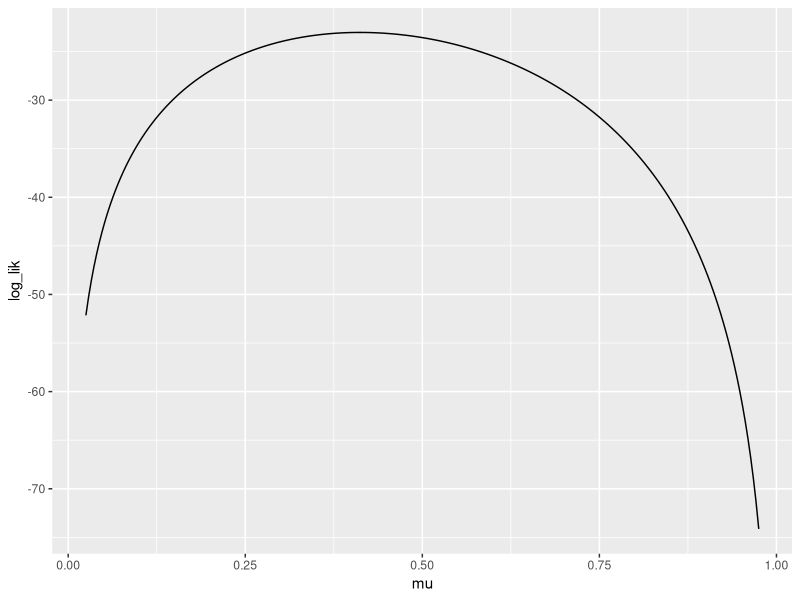
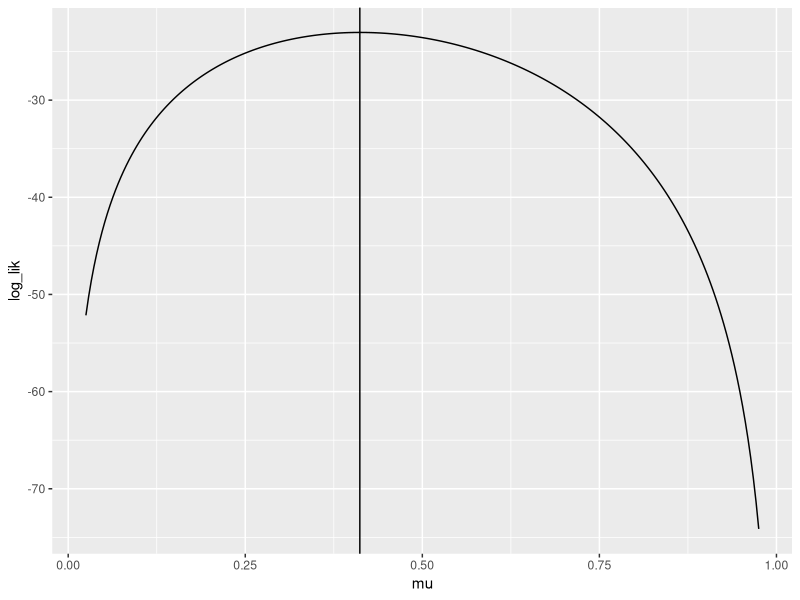
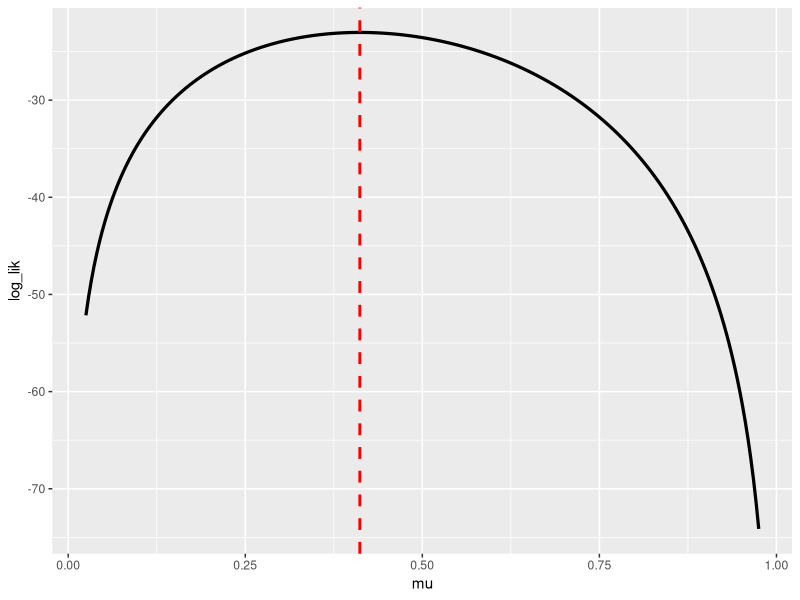
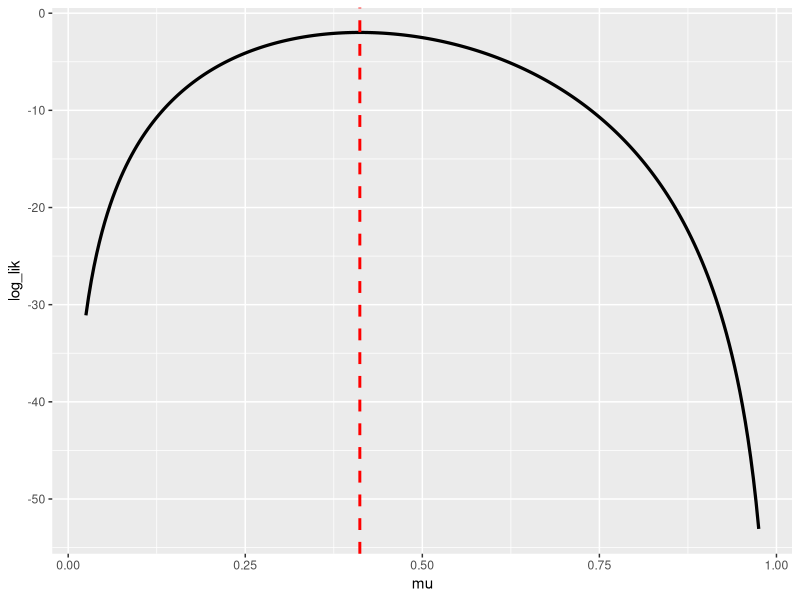
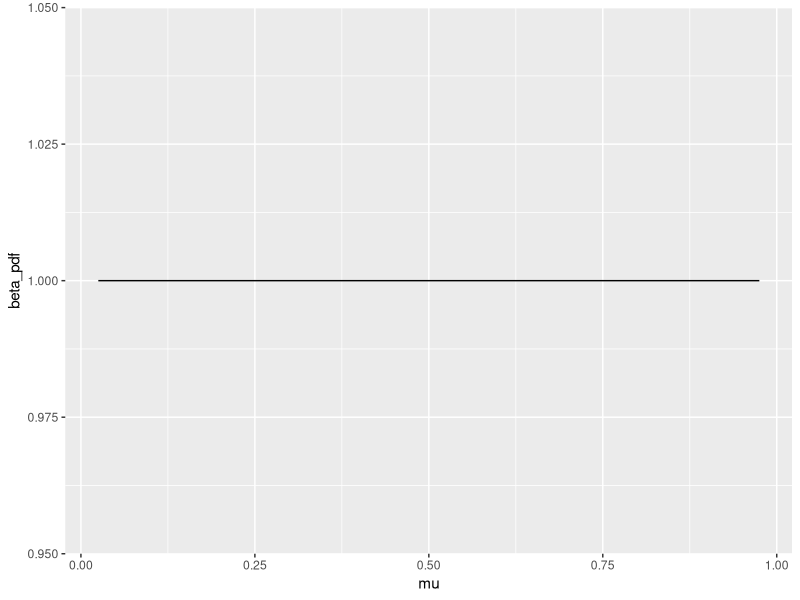
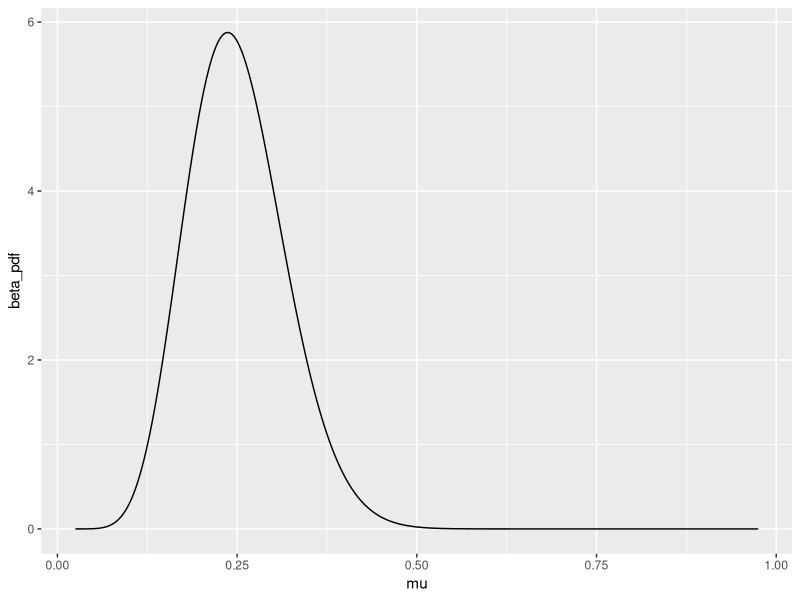
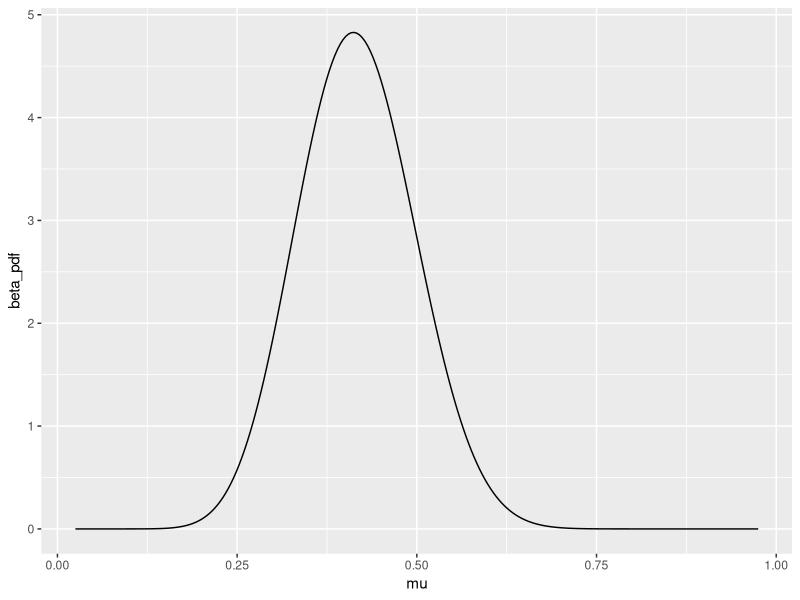
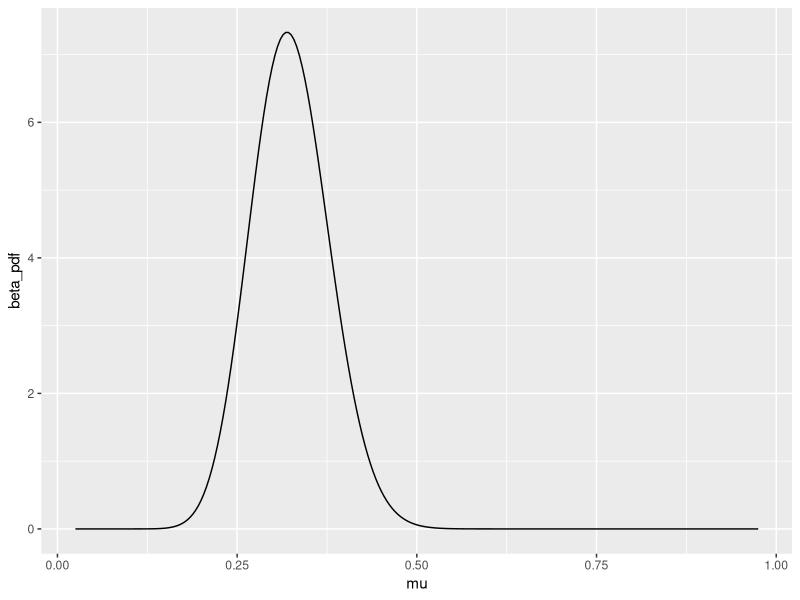

R code for these plots, in order:
## ---- chunk 1
knitr::opts_chunk$set(echo = TRUE)
## ---- chunk 2
library(tidyverse)
## ---- chunk 3
x <- c(0, 0, 0, 0,
       0, 1, 1, 0,
       1, 0, 0, 0,
       0, 1, 1, 0, 1,
       1, 0, 0, 1,
       0, 0, 1, 0,
       1, 1, 1, 0, 0,
       0, 0, 1, 1)
## ---- chunk 4
mean(x)
## ---- chunk 5
M <- sum( x ==1 )
N <- length(x)

μ <- M/N
μ
## ---- chunk 6
log_bernoulli_pmf <- function(xobs, prob)
{
 
  pmf_array <- c()
  
 for (i in xobs){
    prob_i <- log(prob) * i + log(1-prob) * (1-i)
    
    pmf_array <- append(pmf_array,prob_i)
 }
  
  return(pmf_array)
    
}
## ---- chunk 7
print(log_bernoulli_pmf(x[1],0.250))
print(log_bernoulli_pmf(x[2],0.250))
print(log_bernoulli_pmf(x[3],0.250))
print(log_bernoulli_pmf(x[4],0.250))
print(log_bernoulli_pmf(x[5],0.250))
print(log_bernoulli_pmf(x[6],0.250))
## ---- chunk 8
print(log_bernoulli_pmf(x[1:6],0.250))
## ---- chunk 9
log(0.25) * sum(x == 1) + log(1-0.25) * (length(x) - sum(x==1))
## ---- chunk 10
sum(log_bernoulli_pmf(x,0.250))
## ---- chunk 11
mu_grid <- seq(from = 0.025, to = 0.975,length.out = 251)
## ---- chunk 12
for( n in 1:4 ){
  print( n )
}
## ---- chunk 13
example_vector <- rep( as.numeric(NA), 10 )

example_vector %>% class()
## ---- chunk 14
example_vector
## ---- chunk 15
seq_along(example_vector)
## ---- chunk 16
for( n in seq_along(example_vector) ){
  example_vector[n] <- n ^ 2
}
## ---- chunk 17
example_vector
## ---- chunk 18
(1:10)^2
## ---- chunk 19

log_lik_xa <- rep(as.numeric(NA),251)

for (n in seq_along(log_lik_xa)){
  log_lik_xa[n] <- sum(log_bernoulli_pmf(x,mu_grid[n]))
}
  

## ---- chunk 20
xa_results <- tibble::tibble(
  mu = mu_grid,
  log_lik = log_lik_xa
)
## ---- chunk 21
xa_results
## ---- chunk 22
xa_results %>% ggplot(aes(x = mu)) + 
  geom_line(aes(y = log_lik))
## ---- chunk 23
xa_results %>% ggplot(aes(x = mu)) + 
  geom_line(aes(y = log_lik)) +
  geom_vline(xintercept = μ)
## ---- chunk 24
player_hits <- sum( x ==1 )
player_atbats <- length(x)
## ---- chunk 25
tibble::tibble(
  mu = mu_grid
) %>% 
  mutate(log_lik = player_hits * log(mu) + (player_atbats - player_hits) * log(1-mu)) %>% 
  ggplot(aes(x = mu,y=log_lik)) +
  geom_line(size=1.1) +
  geom_vline(xintercept =μ ,size=1,linetype='dashed',color='red')
## ---- chunk 26
tibble::tibble(
  mu = mu_grid
) %>% 
  mutate(log_lik = dbinom(x = player_hits,size = player_atbats,prob = mu,log = TRUE)) %>% 
  ggplot(aes(x = mu, y = log_lik)) +
  geom_line(size = 1.1) +
  geom_vline(xintercept =μ ,size=1,linetype='dashed',color='red')
  
## ---- chunk 27
a_uniform <- 1
b_uniform <- 1

a_inform <- 10
b_inform <- 30
## ---- chunk 28
print(a_uniform + b_uniform)
print(a_inform + b_inform)
## ---- chunk 29
print(a_uniform / (a_uniform + b_uniform))
print(a_inform / (a_inform + b_inform))
## ---- chunk 30
tibble::tibble(
  mu = mu_grid
) %>% 
  mutate(beta_pdf = dbeta(mu,a_uniform,b_uniform) ) %>%
  ggplot(aes(x = mu,y=beta_pdf)) + 
  geom_line()
## ---- chunk 31
tibble::tibble(
  mu = mu_grid
) %>% 
  mutate(beta_pdf = dbeta(mu,a_inform,b_inform)) %>%
  ggplot(aes(x = mu,y=beta_pdf)) + 
  geom_line()
## ---- chunk 32
a_new_uniform <- a_uniform + player_hits
b_new_uniform <- b_uniform + player_atbats - player_hits
a_new_inform <- a_inform + player_hits
b_new_inform <- b_inform + player_atbats - player_hits

new_ab <- tibble(
  name = c("uniform","inform"),
  a_new = c(a_new_uniform,a_new_inform),
  b_new = c(b_new_uniform,b_new_inform)
)

new_ab
## ---- chunk 33
new_ab %>% mutate(
  mean = a_new / (a_new+b_new),
  mode = (a_new - 1) / (a_new + b_new - 2),
  quantile_05 = qbeta(0.05,a_new,b_new),
  quantile_95 = qbeta(0.95,a_new,b_new)
) %>% 
  select(mean,mode,quantile_05,quantile_95)



## ---- chunk 34
tibble::tibble(
  mu = mu_grid
) %>% 
  mutate(beta_pdf = dbeta(mu,a_new_uniform,b_new_uniform) ) %>%
  ggplot(aes(x=mu,y=beta_pdf)) + 
  geom_line()
## ---- chunk 35
tibble::tibble(
  mu = mu_grid
) %>% 
  mutate(beta_pdf = dbeta(mu,a_new_inform,b_new_inform) ) %>%
  ggplot(aes(x=mu,y=beta_pdf)) + 
  geom_line()
## ---- chunk 36
season_hits <- 62

season_atbats <- 284
## ---- chunk 37
a_new_season_uniform <- a_uniform + season_hits
b_new_season_uniform <- b_uniform + season_atbats - season_hits
a_new_season_inform <- a_inform + season_hits
b_new_season_inform <- b_inform + season_atbats - season_hits

new_season_ab <- tibble(
  name = c("uniform","inform"),
  a_new = c(a_new_season_uniform,a_new_season_inform),
  b_new = c(b_new_season_uniform,b_new_season_inform)
)

new_season_ab
## ---- chunk 38
new_season_ab %>% mutate(
  mean = a_new / (a_new+b_new),
  mode = (a_new - 1) / (a_new + b_new - 2),
  quantile_05 = qbeta(0.05,a_new,b_new),
  quantile_95 = qbeta(0.95,a_new,b_new)
) %>% 
  select(mean,mode,quantile_05,quantile_95)

## ---- chunk 39
tibble::tibble(
  mu = mu_grid
) %>% 
  mutate(beta_pdf = dbeta(mu,a_new_season_uniform,b_new_season_uniform) ) %>%
  ggplot(aes(x=mu,y=beta_pdf)) + 
  geom_line()
## ---- chunk 40
tibble::tibble(
  mu = mu_grid
) %>% 
  mutate(beta_pdf = dbeta(mu,a_new_season_inform,b_new_season_inform) ) %>%
  ggplot(aes(x=mu,y=beta_pdf)) + 
  geom_line()
